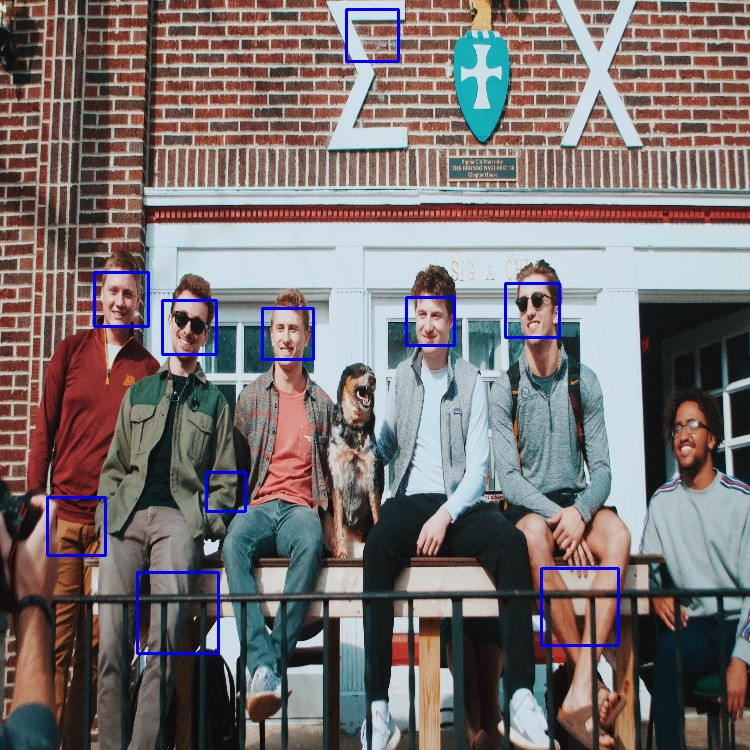
#> input picture Haar-Cascades/test.jpg, 750 x 750 px, found by its file name
$ python detecte_signle_face_haar.py
#> lines starting #> are read from the running program, lines starting #| are printed output that depends on the picture
# Import packages
import cv2
import matplotlib.pyplot as plt

face_detection = cv2.CascadeClassifier(cv2.data.haarcascades + 'haarcascade_frontalface_default.xml')

img = cv2.imread('test.jpg')
#> img is the input picture: shape (750, 750, 3); mean B, G, R 112.7, 112.8, 121.5
img = cv2.cvtColor(img, cv2.COLOR_BGR2RGB)

img_gray = cv2.cvtColor(img, cv2.COLOR_BGR2GRAY)
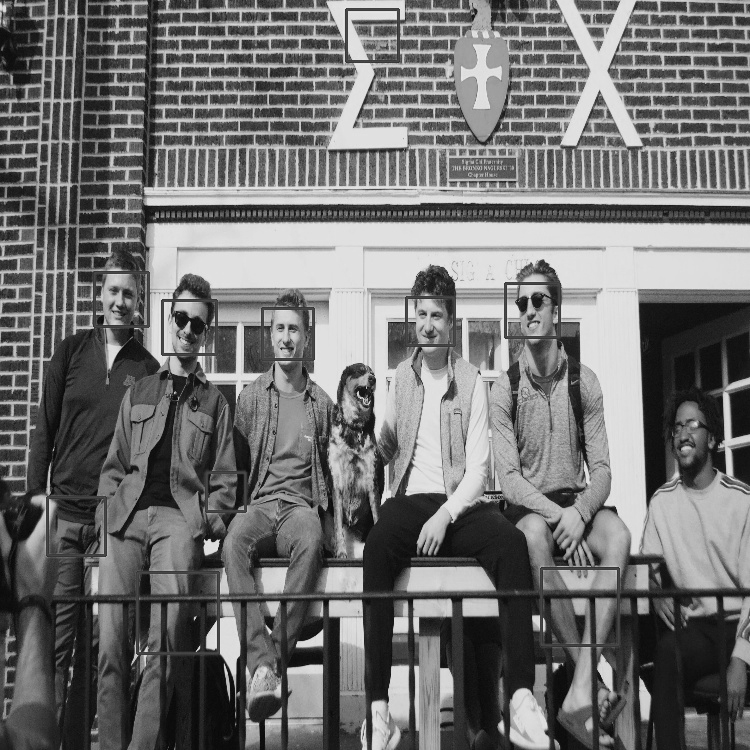
#> img_gray: shape (750, 750); min 4, max 237, mean 113.8
faces = face_detection.detectMultiScale(img_gray,1.05,5)
#> faces = [[407, 298, 46, 46], [262, 309, 50, 50], [94, 272, 55, 55], [504, 282, 55, 55], [162, 301, 53, 53], [135, 572, 84, 84]]

fig, ax = plt.subplots(ncols=3)  # ax is a list of axes

fig.suptitle('Single Face Detection')

ax[0].imshow(img)
ax[0].set_title("Original")

x, y, w, h = faces[0]  # Faces is a list of list, each list has the coordinates of one face
#> x = 407; y = 298; w = 46; h = 46
detected_face = cv2.rectangle(img, (x,y), (x+w,y+h), (0,0,255), 10)
ax[1].imshow(detected_face)
ax[1].set_title("detect")

cropped_img = img[y:y+h, x:x+w] # Y -> X
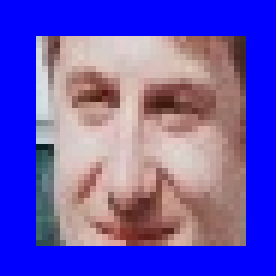
#> cropped_img: shape (46, 46, 3) (shown 6 times larger); mean R, G, B 101, 83.2, 187
ax[2].imshow(cropped_img)
ax[2].set_title("cropped")


plt.show()
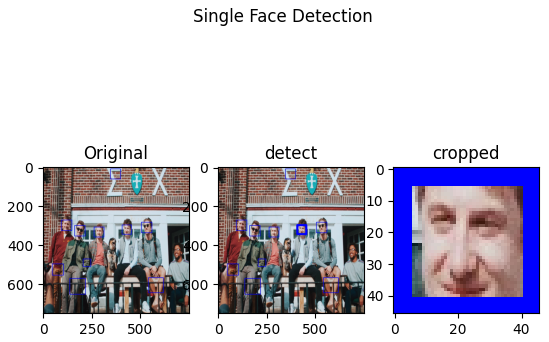
#> figure drawn by matplotlib, 3 panels
